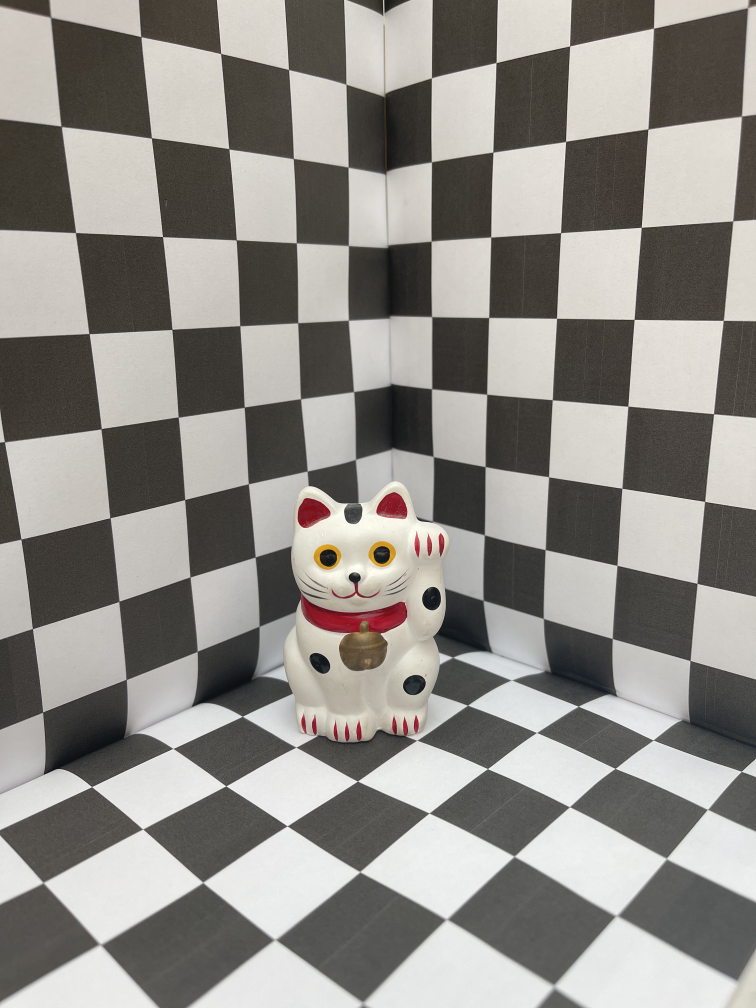
#> input picture photos/IMG_1803.HEIC.jpg, 3024 x 4032 px (shown at 1/4 size); its folder holds 4 pictures in this run; the run also reads 1 picture not shown here
$ jupyter execute --allow-errors coursework.ipynb
#> lines starting #> are read from the running program, lines starting #| are printed output that depends on the picture
[cell 1]
import cv2 as cv
from matplotlib import pyplot as plt
import glob
import numpy as np

### Load Images

[cell 2]
filenames = glob.glob("photos/*.jpg")
print(f"{len(filenames)} images found")
images = [cv.imread(f) for f in filenames]
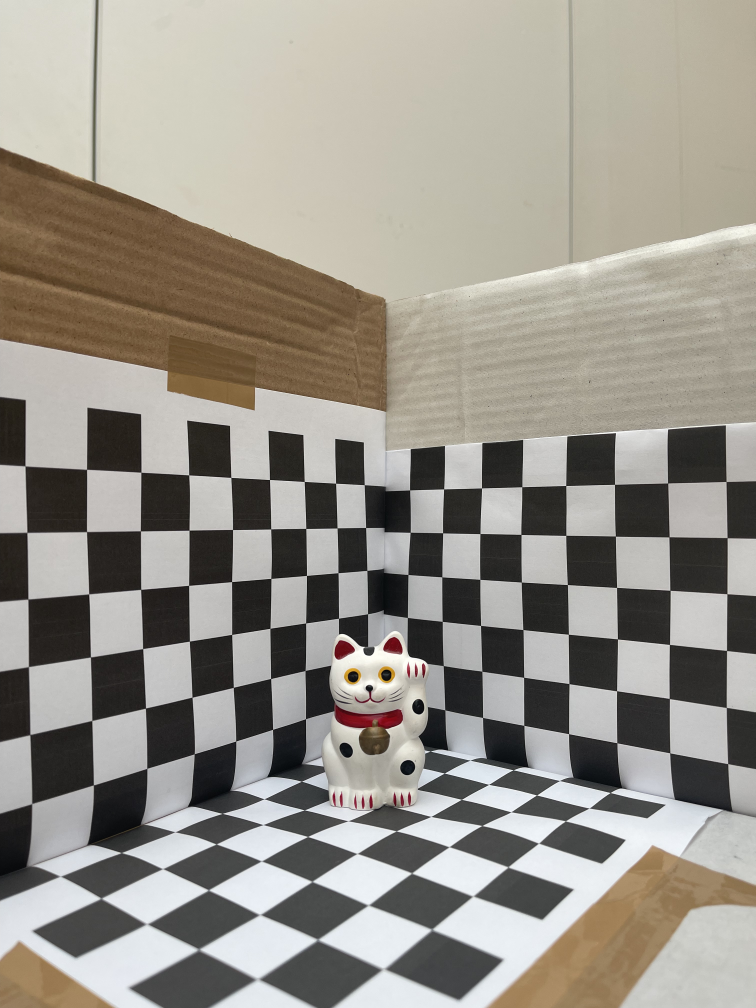
#> input picture photos/IMG_1804.HEIC.jpg, 3024 x 4032 px (shown at 1/4 size)
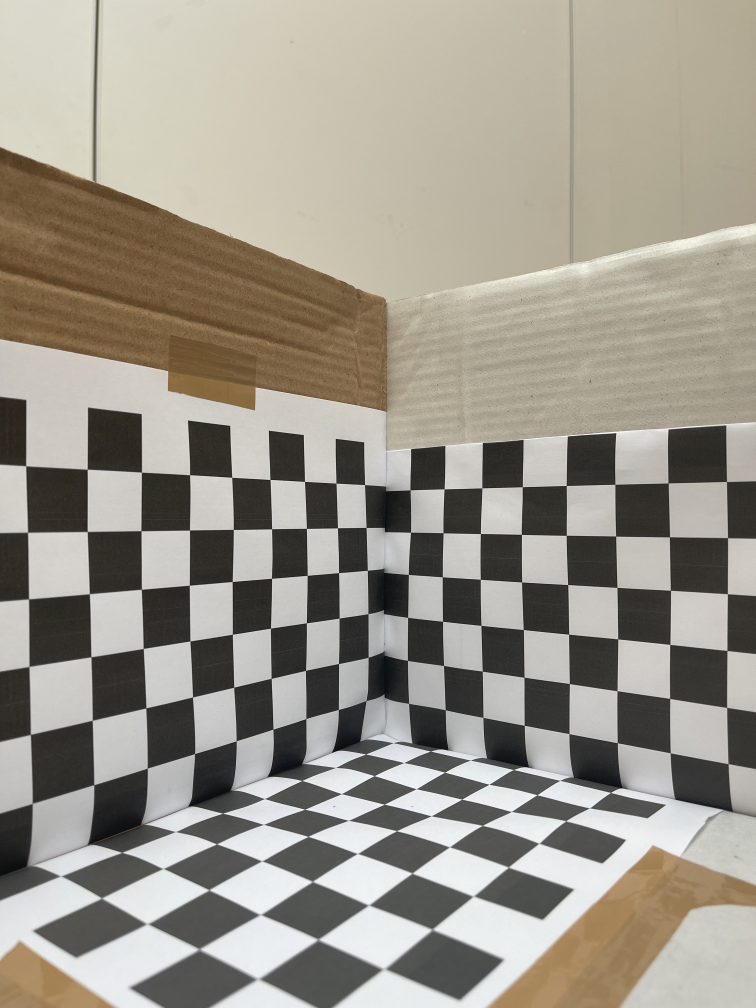
#> input picture photos/IMG_1806.HEIC.jpg, 3024 x 4032 px (shown at 1/4 size)
#> images = 4 items

### Display Images

[cell 3]
rows = len(images) // 5
#> rows = 0
#> (the rest of this cell did not finish here and is left out)

[cell 4]
# This cell takes a while to run :( - consider commenting out if re-running notebook

fig = plt.figure(figsize=(30, 30))
#> (the rest of this cell did not finish here and is left out)

### Keypoint correspondences between images
Compare quality/quantity of correspondences found by two methods:
- Manual (clicking on corresponding points)
- Automatic (detecting keypoint and matching descriptors)

#### Manual keypoint correspondence

#> (a cell that did not finish here is left out)

#### Automatic keypoint correspondence using SIFT

#> (a cell that did not finish here is left out)

[cell 7]
# BFMatcher with default params
bf = cv.BFMatcher()
#> (the rest of this cell did not finish here and is left out)

#> (a cell that did not finish here is left out)

[cell 9]
irows, icols = 1,2
fig = plt.figure(figsize=(20,20))
fig.add_subplot(irows, icols, 1)
#> (the rest of this cell did not finish here and is left out)

### Camera calibration
- Find and report camera parameters.
- Can you estimate or illustrate distortions of your camera?

[cell 10]
ret, corners = cv.findChessboardCorners(images[2], (7,10), None)
#> ret = False; corners = None

[cell 11]
ret # Currently is false - doesn't work?
#> Out = False
